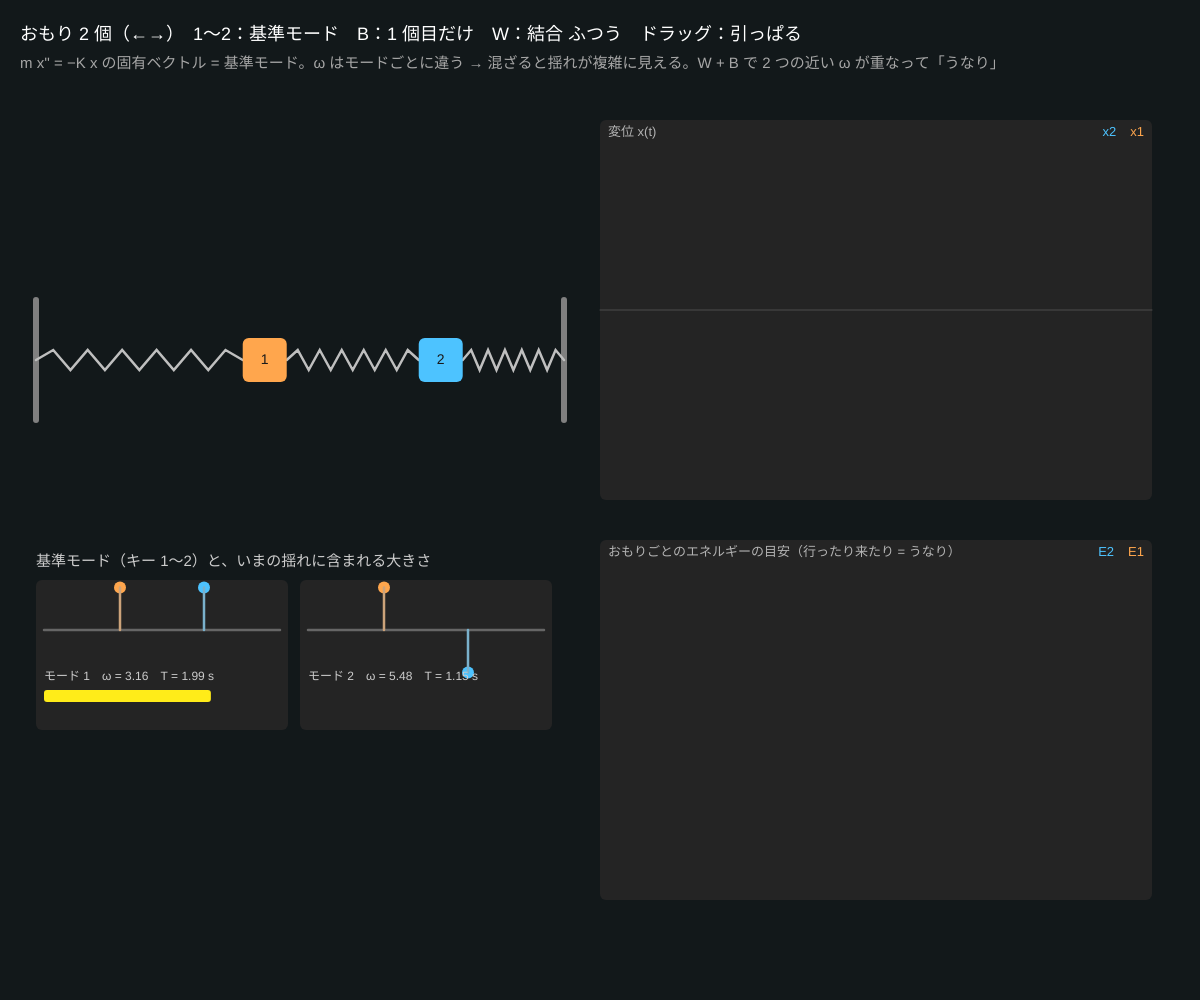
Frame 1 (no input)
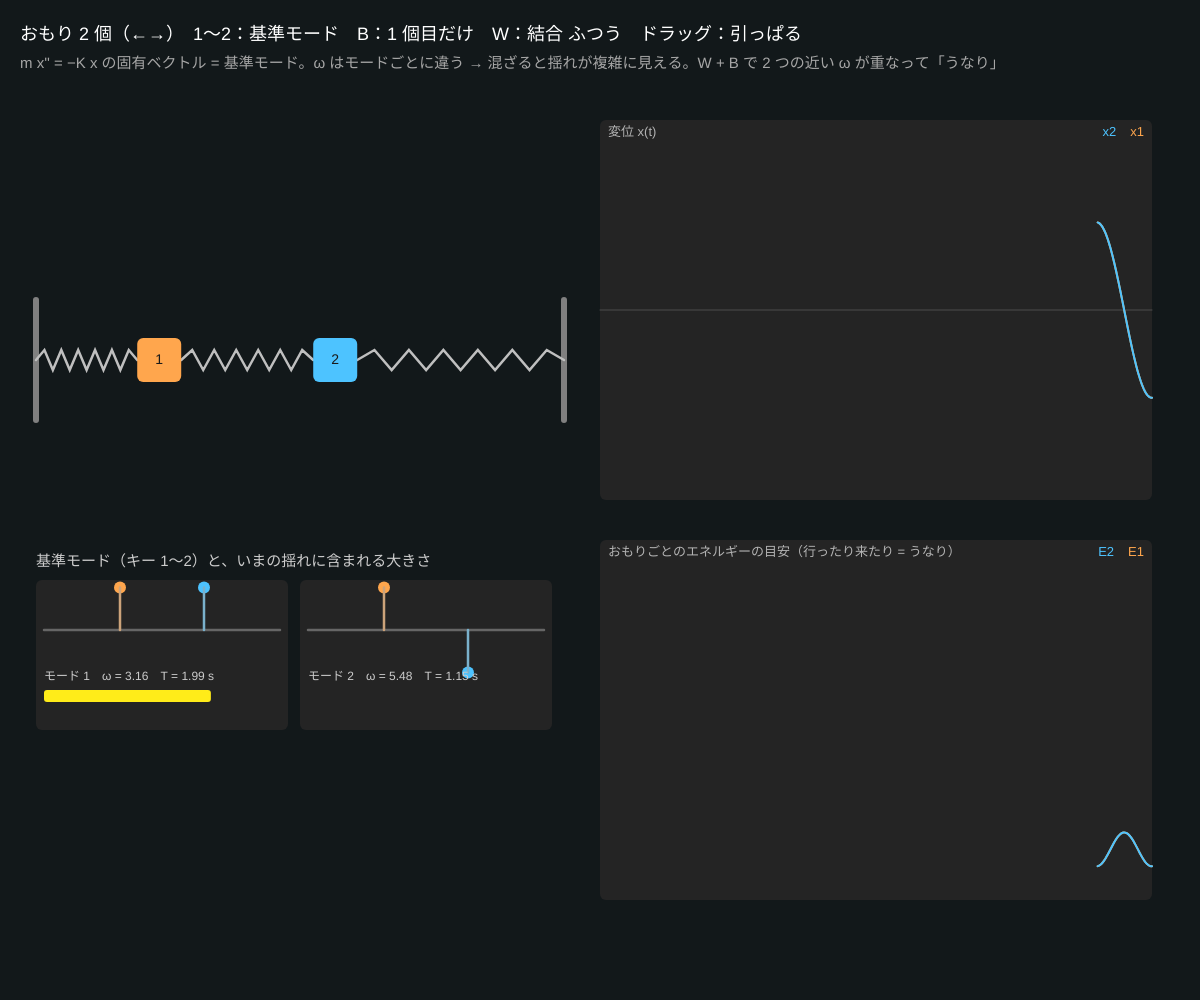
Frame 60 (no input)
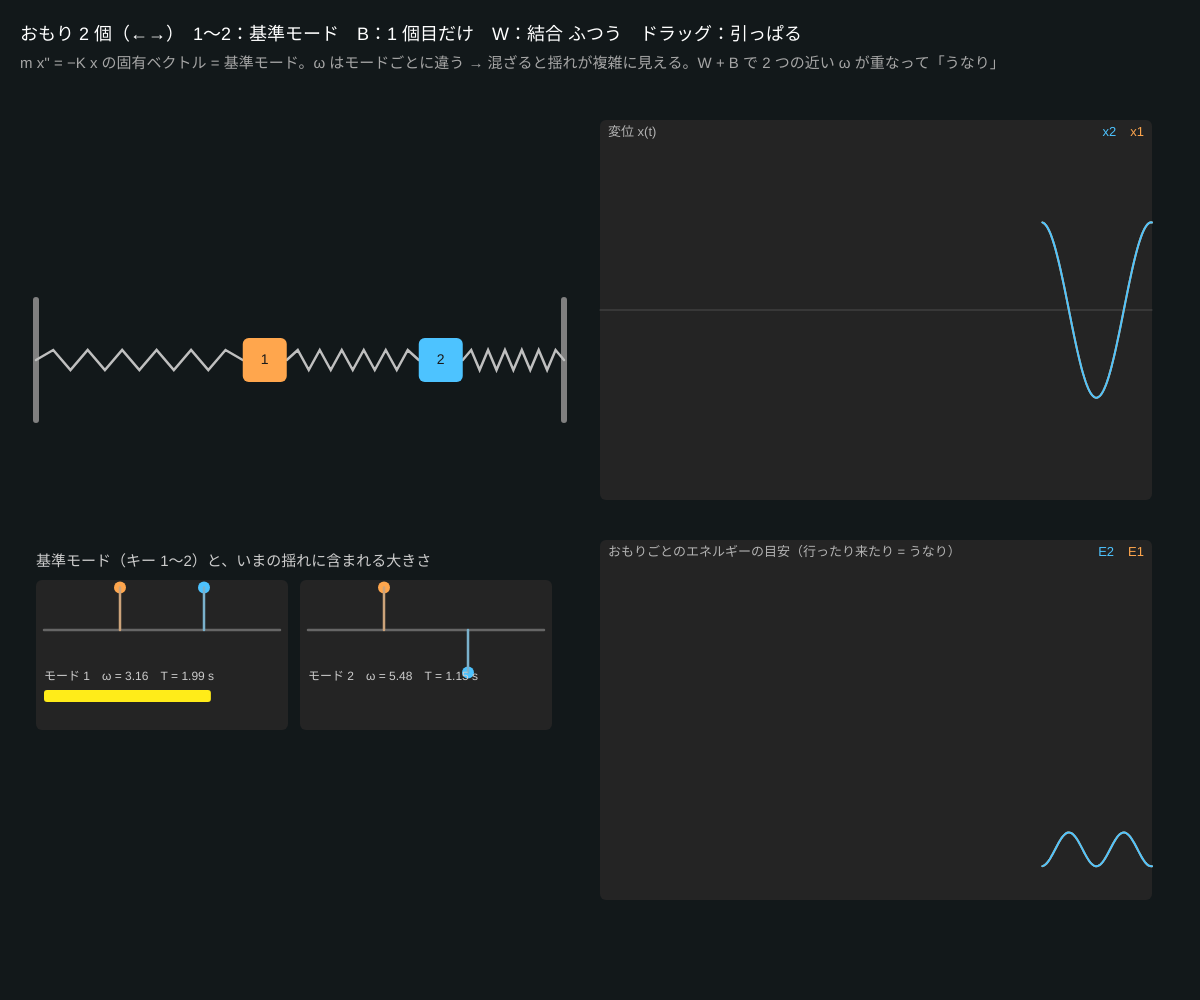
Frame 120 (the mouse pressed at the canvas centre since frame 60)

The p5.js sketch that drew these frames (run headless with seeded random() and noise() and a simulated clock; from frame 60 on, the mouse is pressed at the canvas centre):

// p5.js sketch
// ── sketch.js
// ============================================
// 07 ばねと連成振動・基準モード
// ばねでつながったおもりは、ふつうは複雑に揺れる。でも「基準モード」の形で揺らすと、全員が同じ周期で揺れ続ける
//   どんな揺れも基準モードの足し算。1 個だけ揺らすとエネルギーが隣へ行ったり来たり（うなり）
// ←→ = おもりの数（2〜5）/ 1〜5 = 基準モードで揺らす / B = 1 個目だけ揺らす / W = 弱い結合 / ドラッグ = おもりを引っぱる
// ============================================

let N = 2;                 // ★ おもりの数
let kWall = 10;            // ★ 壁とつなぐばね [N/m]
let kc = 10;               // ★ おもりどうしのばね（W で弱くなる）
let weak = false;
let m = 1;                 // ★ おもりの質量 [kg]
let x = [], v = [];
let modes = [], omegas = [];
let HIST = 600, hx = [], hE = [];
let grab = -1;
let HUES = [30, 200, 130, 320, 55];

function setup() {
  createCanvas(windowWidth, windowHeight);
  colorMode(HSB, 360, 100, 100, 100);
  rebuild();
  excite(1);
}

// 剛性行列 K（N×N）をつくり、固有ベクトル = 基準モードの形、固有値 = ω² を求める
function rebuild() {
  kc = weak ? 1.5 : kWall;
  let K = [];
  for (let i = 0; i < N; i++) {
    K.push(new Array(N).fill(0));
    K[i][i] = (i === 0 ? kWall : kc) + (i === N - 1 ? kWall : kc);
    if (i > 0) K[i][i - 1] = -kc;
    if (i < N - 1) K[i][i + 1] = -kc;
  }
  let res = jacobiEigen(K.map((r) => r.map((q) => q / m)));
  let idx = res.vals.map((val, i) => i).sort((a, b) => res.vals[a] - res.vals[b]);
  omegas = idx.map((i) => sqrt(max(res.vals[i], 0)));
  modes = idx.map((i) => res.vecs.map((r) => r[i]));
  x = new Array(N).fill(0); v = new Array(N).fill(0);
  hx = []; hE = [];
  for (let i = 0; i < N; i++) { hx.push([]); hE.push([]); }
}

function excite(n) {
  if (n > N) return;
  let shape = modes[n - 1], s = 0.6 / max(...shape.map(abs));
  for (let i = 0; i < N; i++) { x[i] = shape[i] * s; v[i] = 0; }
}

function forces(xx) {
  let a = [];
  for (let i = 0; i < N; i++) {
    let left = i === 0 ? -kWall * xx[0] : -kc * (xx[i] - xx[i - 1]);
    let right = i === N - 1 ? -kWall * xx[i] : -kc * (xx[i] - xx[i + 1]);
    a.push((left + right) / m);
  }
  return a;
}

function draw() {
  background(190, 30, 10);
  // ★ 速度ベルレ法（エネルギーがずれにくい）で 10 回に分けて進める
  let sub = 10, h = 1 / 60 / sub;
  for (let s = 0; s < sub; s++) {
    let a = forces(x);
    for (let i = 0; i < N; i++) { v[i] += a[i] * h / 2; if (i !== grab) x[i] += v[i] * h; }
    let a2 = forces(x);
    for (let i = 0; i < N; i++) { v[i] += a2[i] * h / 2; if (i === grab) v[i] = 0; x[i] = constrain(x[i], -1.5, 1.5); }
  }
  let spacing = width * 0.44 / (N + 1), y0 = height * 0.36, wallL = width * 0.03, sc = spacing * 0.5;
  if (grab >= 0) x[grab] = constrain((mouseX - (wallL + spacing * (grab + 1))) / sc, -1.2, 1.2);
  for (let i = 0; i < N; i++) {
    pushHist(hx[i], x[i]);
    pushHist(hE[i], 0.5 * m * v[i] * v[i] + 0.25 * kWall * x[i] * x[i]);  // おもりのエネルギーの目安
  }

  // ---- 壁・ばね・おもり
  let wallR = wallL + spacing * (N + 1);
  stroke(0, 0, 50); strokeWeight(6); line(wallL, y0 - 60, wallL, y0 + 60); line(wallR, y0 - 60, wallR, y0 + 60);
  let pos = [wallL];
  for (let i = 0; i < N; i++) pos.push(wallL + spacing * (i + 1) + x[i] * sc);
  pos.push(wallR);
  for (let i = 0; i <= N; i++) spring(pos[i] + (i ? 22 : 0), pos[i + 1] - (i < N ? 22 : 0), y0, (i === 0 || i === N) ? 1 : (weak ? 0.4 : 1));
  for (let i = 0; i < N; i++) {
    noStroke(); fill(HUES[i], 70, 100); rect(pos[i + 1] - 22, y0 - 22, 44, 44, 6);
    fill(0, 0, 10); textSize(14); textAlign(CENTER, CENTER); text(i + 1, pos[i + 1], y0); textAlign(LEFT, BASELINE);
  }

  // ---- 基準モードの形と、いまの揺れに含まれる量（モードへの射影）
  let by = height * 0.58;
  noStroke(); fill(0, 0, 80); textSize(15); text('基準モード（キー 1〜' + N + '）と、いまの揺れに含まれる大きさ', wallL, by - 14);
  for (let n = 0; n < N; n++) {
    let bx = wallL + n * (width * 0.44 / N), bw = width * 0.44 / N - 12;
    noStroke(); fill(0, 0, 14); rect(bx, by, bw, 150, 6);
    stroke(0, 0, 40); line(bx + 8, by + 50, bx + bw - 8, by + 50);
    for (let i = 0; i < N; i++) { let qx = map(i, -1, N, bx, bx + bw); noStroke(); fill(HUES[i], 70, 100); circle(qx, by + 50 - modes[n][i] * 60, 12); stroke(HUES[i], 40, 80); line(qx, by + 50, qx, by + 50 - modes[n][i] * 60); }
    // 射影：q = Σ mode·x、q' = Σ mode·v → 振幅 √(q² + (q'/ω)²)
    let q = 0, qd = 0;
    for (let i = 0; i < N; i++) { q += modes[n][i] * x[i]; qd += modes[n][i] * v[i]; }
    let A = sqrt(q * q + (qd / omegas[n]) ** 2);
    noStroke(); fill(55, 90, 100); rect(bx + 8, by + 110, constrain(A, 0, 1.2) / 1.2 * (bw - 16), 12, 3);
    fill(0, 0, 80); textSize(12); text('モード ' + (n + 1) + '　ω = ' + nf(omegas[n], 1, 2) + '　T = ' + nf(TWO_PI / omegas[n], 1, 2) + ' s', bx + 8, by + 100);
  }

  // ---- 右：変位とエネルギーのグラフ
  let gx = width * 0.5, gw = width * 0.46;
  drawPlot(gx, height * 0.12, gw, height * 0.38, hx.map((d, i) => ({ data: d, hue: HUES[i], name: 'x' + (i + 1) })), -1.3, 1.3, '変位 x(t)');
  drawPlot(gx, height * 0.54, gw, height * 0.36, hE.map((d, i) => ({ data: d, hue: HUES[i], name: 'E' + (i + 1) })), 0, 0.5 * m * (omegas[N - 1] * 0.8) ** 2, 'おもりごとのエネルギーの目安（行ったり来たり = うなり）');

  noStroke(); fill(0, 0, 100); textSize(18);
  text('おもり ' + N + ' 個（←→）　1〜' + N + '：基準モード　B：1 個目だけ　W：結合 ' + (weak ? '弱い' : 'ふつう') + '　ドラッグ：引っぱる', 20, 40);
  fill(0, 0, 65); textSize(15);
  text('m x\'\' = −K x の固有ベクトル = 基準モード。ω はモードごとに違う → 混ざると揺れが複雑に見える。W + B で 2 つの近い ω が重なって「うなり」', 20, 68);
}

function mousePressed() {
  let spacing = width * 0.44 / (N + 1), y0 = height * 0.36, wallL = width * 0.03, sc = spacing * 0.5;
  for (let i = 0; i < N; i++) if (abs(mouseX - (wallL + spacing * (i + 1) + x[i] * sc)) < 26 && abs(mouseY - y0) < 30) grab = i;
}
function mouseReleased() { grab = -1; }
function keyPressed() {
  if (key === RIGHT_ARROW) { N = min(N + 1, 5); rebuild(); excite(1); }
  if (key === LEFT_ARROW) { N = max(N - 1, 2); rebuild(); excite(1); }
  if (key >= '1' && key <= '5') excite(int(key));
  if (key === 'b' || key === 'B') { x.fill(0); v.fill(0); x[0] = 0.8; }
  if (key === 'w' || key === 'W') { weak = !weak; rebuild(); x[0] = 0.8; }
}

// ---------- やってみよう ----------
// 1. おもり 2 個でモード 1（同じ向き）とモード 2（逆向き）。周期の比は？ ω₂/ω₁ = √3 になる
// 2. W（弱い結合）で B。エネルギーが 1 → 2 → 1 と移る。行き来する周期 = 2π / (ω₂ − ω₁)
// 3. おもり 5 個でモード 1〜5。モード番号が上がるほど「節」（動かない点）が増える → 弦の倍音と同じ（13 へ）
// 4. 自分でドラッグして揺らす。どんな揺れも黄色い棒（モードの大きさ）は時間がたっても変わらない


// ==================================================
// ここから下は「道具」：ヤコビ法（対称行列の固有値）・ばねの絵・グラフ
// ==================================================
function jacobiEigen(A0) {
  let n = A0.length, A = A0.map((r) => r.slice()), V = [];
  for (let i = 0; i < n; i++) { V.push(new Array(n).fill(0)); V[i][i] = 1; }
  for (let sweep = 0; sweep < 50; sweep++) {
    let off = 0;
    for (let p = 0; p < n; p++) for (let q = p + 1; q < n; q++) off += A[p][q] * A[p][q];
    if (off < 1e-14) break;
    for (let p = 0; p < n; p++) for (let q = p + 1; q < n; q++) {
      if (Math.abs(A[p][q]) < 1e-12) continue;
      let th2 = (A[q][q] - A[p][p]) / (2 * A[p][q]);
      let t = Math.sign(th2 || 1) / (Math.abs(th2) + Math.sqrt(th2 * th2 + 1));
      let c = 1 / Math.sqrt(t * t + 1), s = t * c;
      for (let k = 0; k < n; k++) { let akp = A[k][p], akq = A[k][q]; A[k][p] = c * akp - s * akq; A[k][q] = s * akp + c * akq; }
      for (let k = 0; k < n; k++) { let apk = A[p][k], aqk = A[q][k]; A[p][k] = c * apk - s * aqk; A[q][k] = s * apk + c * aqk; }
      for (let k = 0; k < n; k++) { let vkp = V[k][p], vkq = V[k][q]; V[k][p] = c * vkp - s * vkq; V[k][q] = s * vkp + c * vkq; }
    }
  }
  // 向きをそろえる（いちばん大きい成分を正に）
  for (let j = 0; j < n; j++) { let s = 0; for (let i = 0; i < n; i++) s += V[i][j]; if (s < -1e-9) for (let i = 0; i < n; i++) V[i][j] *= -1; }
  return { vals: A.map((r, i) => r[i]), vecs: V };
}
function spring(xa, xb, y, thick) {
  stroke(0, 0, 75); strokeWeight(1.5 + thick); noFill();
  beginShape(); vertex(xa, y);
  for (let j = 1; j < 12; j++) vertex(lerp(xa, xb, j / 12), y + (j % 2 ? -10 : 10));
  vertex(xb, y); endShape();
}
function pushHist(arr, val) {
  arr.push(isFinite(val) ? val : 0);
  if (arr.length > HIST) arr.shift();
}
function drawPlot(x0, y0, w, h, series, lo, hi, title) {
  noStroke(); fill(0, 0, 14); rect(x0, y0, w, h, 6);
  stroke(0, 0, 30); strokeWeight(1);
  let yz = map(0, lo, hi, y0 + h, y0);
  if (yz > y0 && yz < y0 + h) line(x0, yz, x0 + w, yz);
  for (let s of series) {
    stroke(s.hue, 70, 100); strokeWeight(2); noFill();
    beginShape();
    for (let i = 0, off = HIST - s.data.length; i < s.data.length; i++) vertex(map(i + off, 0, HIST - 1, x0, x0 + w), map(constrain(s.data[i], lo, hi), lo, hi, y0 + h, y0));
    endShape();
  }
  noStroke(); fill(0, 0, 70); textSize(13); textAlign(LEFT, TOP);
  text(title, x0 + 8, y0 + 6);
  let lx = x0 + w - 8; textAlign(RIGHT, TOP);
  for (let s of series) { fill(s.hue, 70, 100); text(s.name, lx, y0 + 6); lx -= textWidth(s.name) + 14; }
  textAlign(LEFT, BASELINE);
}
